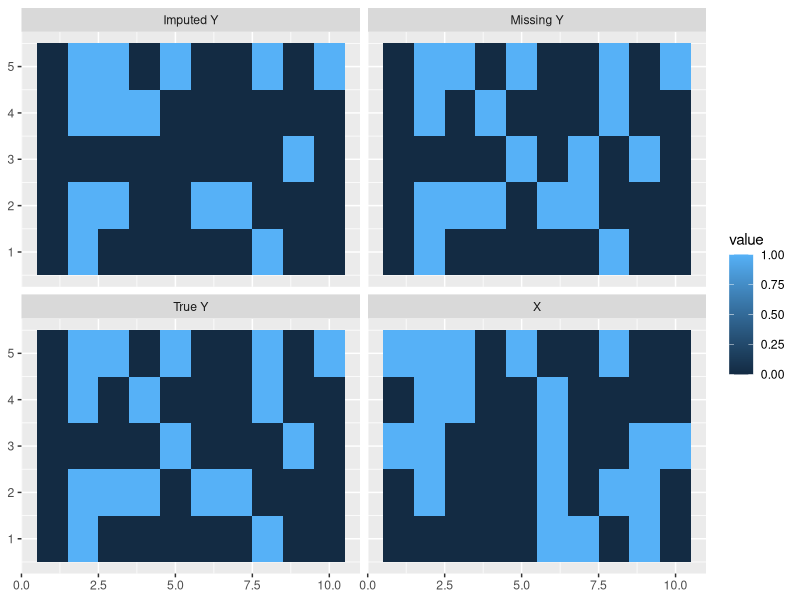

Recreate this plot in R.
# new imputation bias simulation
# i want 20 minutiae in x and y
# fingerprints are represented by 50 sections, each made up of 4 pixels
# pixels ~ bern(I(is minutia)*.75 + I(no_minutia)*.1)

library(ggplot2)
library(reshape2)
set.seed(123)

sections <- 50
num_min <- 20 
num_bits <- sections*4

x_big <- sample(c(1:sections), num_min)
y_big <- sample(c(1:sections), num_min)

gen_yi <- function(j){
  has_min <- as.numeric(ceiling(j/4) %in% y_big)
  p <- .9*has_min + .1*(1-has_min)
  rbinom(1,1,p)
}
y <- sapply(1:num_bits, gen_yi)
y_miss <- y
y_miss[sample(c(1:num_bits), 50)] <- NA

gen_xi <- function(j){
  has_min <- as.numeric(ceiling(j/4) %in% x_big)
  p <- has_min
  rbinom(1,1,p)
}
x <- sapply(1:num_bits, gen_xi)

y_impute <- sapply(1:num_bits, function(j) ifelse(is.na(y_miss[j]), x[j], y_miss[j]))
rnd.mean <- function(x) round(mean(x, na.rm = T))

X <- matrix(sapply(1:50, function(j) (j %in% x_big)*1), ncol = 5, byrow = T)
Y <- matrix(sapply(1:50, function(j) (j %in% y_big)*1), ncol = 5, byrow = T)
Y_est <- matrix(apply(matrix(y, ncol = 4, byrow = T), 1, rnd.mean), ncol = 5, byrow = T)
Y_miss <- matrix(apply(matrix(y_miss, ncol = 4, byrow = T), 1, rnd.mean), ncol = 5, byrow = T)
Y_imp <- matrix(apply(matrix(y_impute, ncol = 4, byrow = T), 1, rnd.mean), ncol = 5, byrow = T)


plot.df <- data.frame(rbind(melt(X),melt(Y_est),melt(Y_miss),melt(Y_imp)))
plot.df$Type <- rep(c("X","True Y", "Missing Y", "Imputed Y"), each = sections)
ggplot(plot.df, aes(x = Var1, y = Var2, fill = value)) +
  geom_tile() + xlab(NULL) + ylab(NULL) +
  facet_wrap(~Type)

sum(which(X==1)%in%which(Y==1))
sum(which(X==1)%in%which(Y_est==1))
sum(which(X==1)%in%which(Y_miss==1))
sum(which(X==1)%in%which(Y_imp==1))
